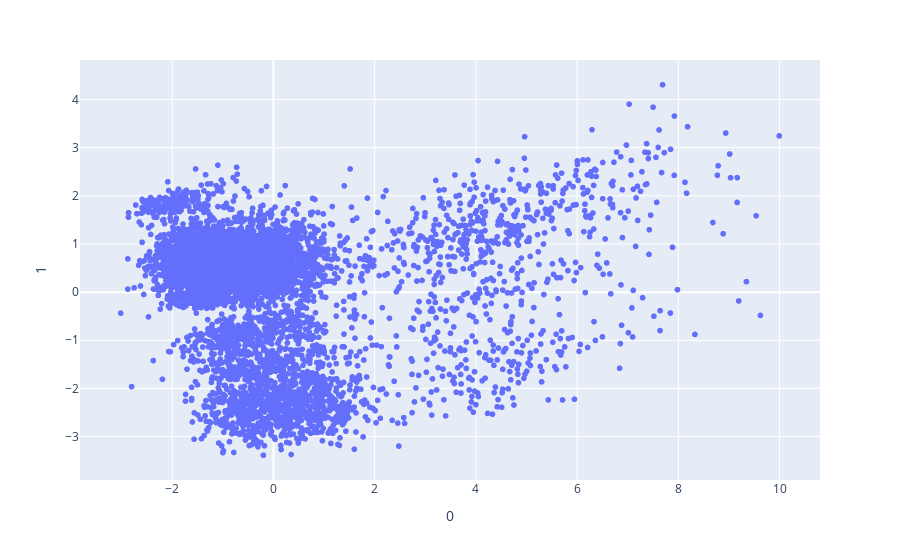

This figure's notebook cell:
### Code cell
import plotly.express as px
num_data = data_test[num_cols].copy()
num_data = num_data.fillna(num_data.median())
num_data = scaler.fit_transform(num_data)

# labels = y_train.astype(str).values
pca = PCA(random_state=0)
num_data_pca = pd.DataFrame(pca.fit_transform(num_data))

fig = px.scatter(num_data_pca,x=0, y=1,color=None)


fig.update_traces(marker=dict(size=6,
                              ))
fig.show()


# fig =px.scatter_3d(num_data_pca, x=0, y=1, z=2,
#               color=None)
# fig.update_traces(marker=dict(size=5,
#                               line=dict(width=2,
#                                         color='DarkSlateGrey')),
#                   selector=dict(mode='markers'))
# fig.show()

### Figure 1 — Plotly figure (JSON) as saved in the notebook; plotly's stock layout.template omitted (floating-point values rounded to 4 significant figures; data arrays with more than 128 entries replaced by an {"elided": "..."} marker saying what was removed)
{"data": [{"hoverlabel": {"namelength": 0}, "hovertemplate": "0=%{x}<br>1=%{y}", "legendgroup": "", "marker": {"color": "#636efa", "size": 6, "symbol": "circle"}, "mode": "markers", "name": "", "showlegend": false, "type": "scattergl", "x": {"elided": "6000 float values"}, "xaxis": "x", "y": {"elided": "6000 float values"}, "yaxis": "y"}], "layout": {"legend": {"tracegroupgap": 0}, "margin": {"t": 60}, "xaxis": {"anchor": "y", "domain": [0, 1], "title": {"text": "0"}}, "yaxis": {"anchor": "x", "domain": [0, 1], "title": {"text": "1"}}}}
